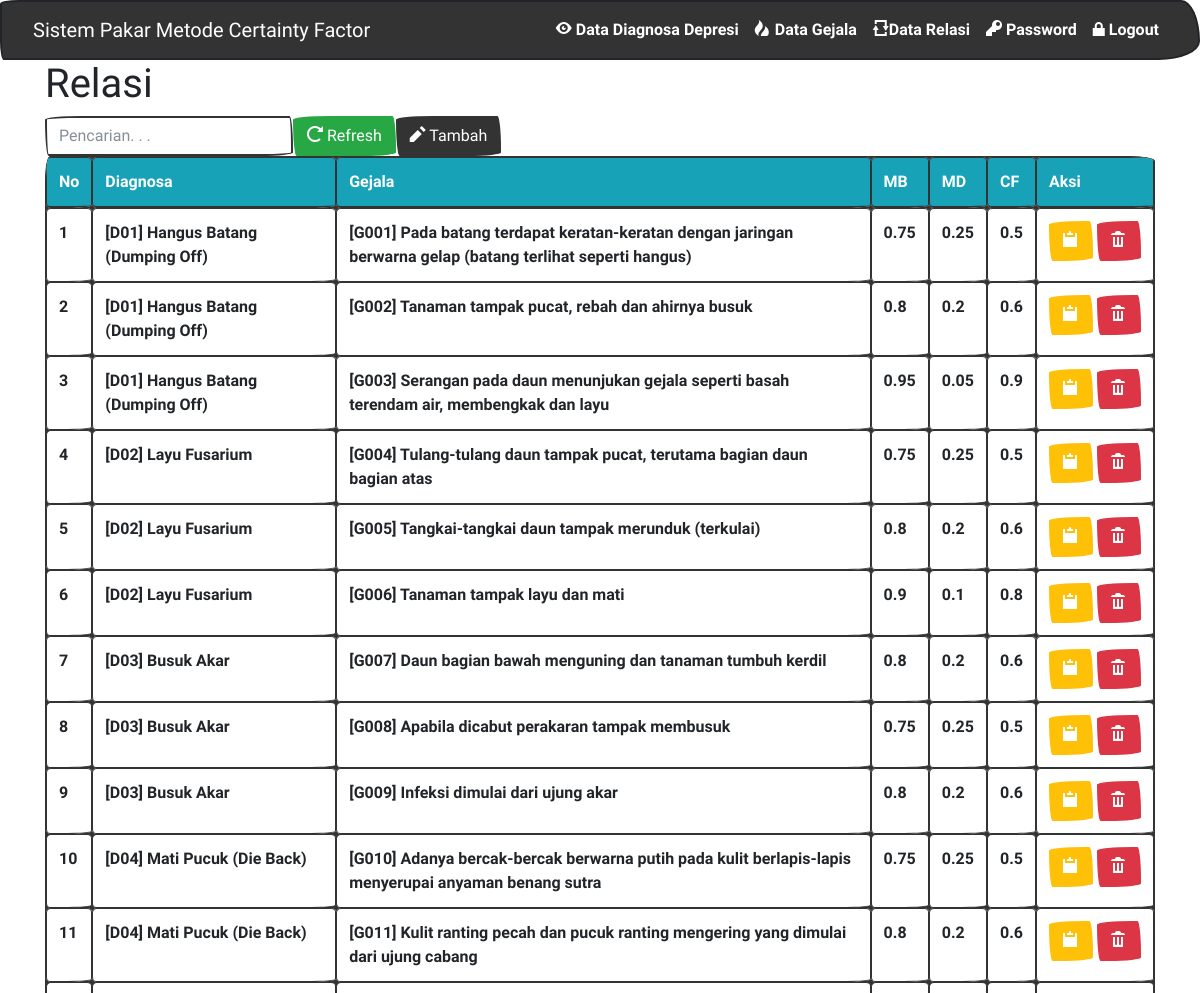
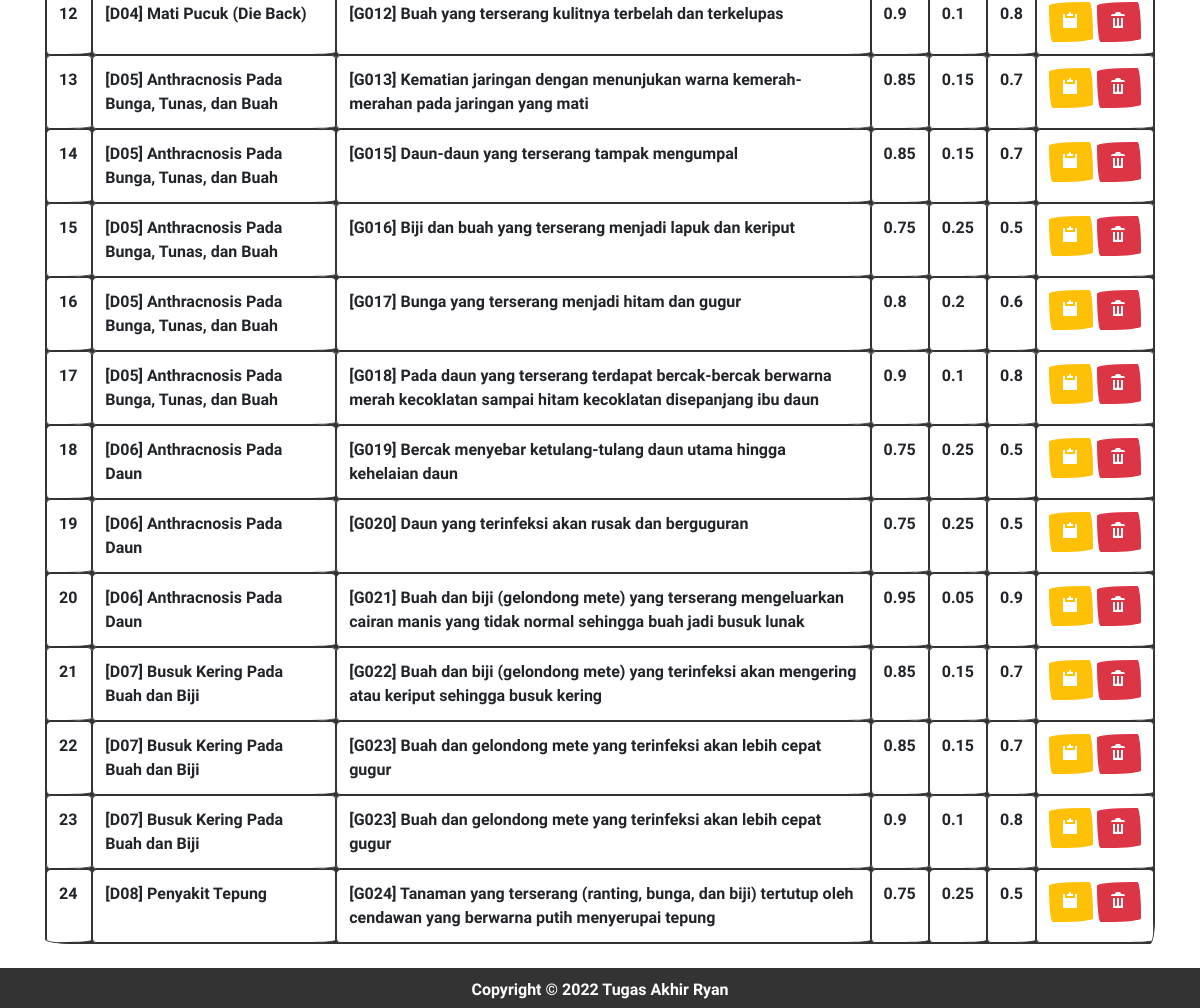
Page /index.php?m=relasi (signed in) on the committed database (2 pictures, top to bottom).
### tables this page shows
CREATE TABLE `tb_relasi` (
  `ID` int(11) NOT NULL AUTO_INCREMENT,
  `kode_diagnosa` varchar(16) NOT NULL,
  `kode_gejala` varchar(16) NOT NULL,
  `mb` double NOT NULL,
  `md` double NOT NULL,
  PRIMARY KEY (`ID`)
);

CREATE TABLE `tb_diagnosa` (
  `kode_diagnosa` varchar(16) NOT NULL,
  `nama_diagnosa` varchar(256) DEFAULT NULL,
  `keterangan` text,
  PRIMARY KEY (`kode_diagnosa`)
);

CREATE TABLE `tb_gejala` (
  `kode_gejala` varchar(8) NOT NULL,
  `nama_gejala` varchar(256) NOT NULL DEFAULT '',
  `keterangan` varchar(256) NOT NULL DEFAULT '',
  PRIMARY KEY (`kode_gejala`)
);

### config.php (called while the page is built)
<?php
$config["server"]='localhost';
$config["username"]='root';
$config["password"]='';
$config["database_name"]='sp_cf';

### includes/ez_sql_core.php (called while the page is built, shortened)
<?php
	class ezSQLcore
	{
		var $timers           = array();
		function get_host_port( $host, $default = false )
		{
			$port = $default;
			return array( $host, $port );
		}
		function flush()
		{
			$this->last_result = array();
		}
		function get_results($query=null, $output = OBJECT)
		{
			if ( $query )
			{
				$this->query($query);
			}
			if ( $output == OBJECT )
			{
				return $this->last_result;
			}
		}
		function timer_get_cur()
		{
			list($usec, $sec) = explode(" ",microtime());
			return ((float)$usec + (float)$sec);
		}
		function timer_start($timer_name)
		{
			$this->timers[$timer_name] = $this->timer_get_cur();
		}
		function timer_elapsed($timer_name)
		{
			return round($this->timer_get_cur() - $this->timers[$timer_name],2);
		}
	}

### functions.php (called while the page is built, shortened)
<?php
include'config.php';
include'includes/ez_sql_core.php';
include'includes/ez_sql_mysqli.php';
$db = new ezSQL_mysqli($config[username], $config[password], $config[database_name], $config[server]);
include'includes/general.php';

### includes/general.php (called while the page is built, shortened)
<?php
function esc_field($str){
    if (!get_magic_quotes_gpc())
        return addslashes($str);
    else
        return $str;
}

### includes/ez_sql_mysqli.php (called while the page is built, shortened)
<?php
	$ezsql_mysqli_str = array
	(
		1 => 'Require $dbuser and $dbpassword to connect to a database server',
		2 => 'Error establishing mySQLi database connection. Correct user/password? Correct hostname? Database server running?',
		3 => 'Require $dbname to select a database',
		4 => 'mySQLi database connection is not active',
		5 => 'Unexpected error while trying to select database'
	);
	class ezSQL_mysqli extends ezSQLcore
	{
		function ezSQL_mysqli($dbuser='', $dbpassword='', $dbname='', $dbhost='localhost', $encoding='')
		{
			$this->dbuser = $dbuser;
			$this->dbpassword = $dbpassword;
			$this->dbname = $dbname;
			$this->encoding = $encoding;
		}
		function connect($dbuser='', $dbpassword='', $dbhost='localhost', $dbport=false)
		{
			global $ezsql_mysqli_str; $return_val = false;
			if ( ! $dbuser )
			{
				$this->register_error($ezsql_mysqli_str[1].' in '.__FILE__.' on line '.__LINE__);
				$this->show_errors ? trigger_error($ezsql_mysqli_str[1],E_USER_WARNING) : null;
			}
			else
			{
				$this->dbh = new mysqli($dbhost,$dbuser,$dbpassword, '', $dbport);
				if( $this->dbh->connect_errno )
				{
					$this->register_error($ezsql_mysqli_str[2].' in '.__FILE__.' on line '.__LINE__);
					$this->show_errors ? trigger_error($ezsql_mysqli_str[2],E_USER_WARNING) : null;
				}
				else
				{
					$return_val = true;
				}
			}
			return $return_val;
		}
		function select($dbname='', $encoding='')
		{
			global $ezsql_mysqli_str; $return_val = false;
			if ( ! $dbname )
			{
				$this->register_error($ezsql_mysqli_str[3].' in '.__FILE__.' on line '.__LINE__);
				$this->show_errors ? trigger_error($ezsql_mysqli_str[3],E_USER_WARNING) : null;
			}
			else if ( ! $this->dbh )
			{
				$this->register_error($ezsql_mysqli_str[4].' in '.__FILE__.' on line '.__LINE__);
				$this->show_errors ? trigger_error($ezsql_mysqli_str[4],E_USER_WARNING) : null;
			}
			else if ( !@$this->dbh->select_db($dbname) )
			{
				if ( !$str = @$this->dbh->error)
					  $str = $ezsql_mysqli_str[5];
				$this->register_error($str.' in '.__FILE__.' on line '.__LINE__);
				$this->show_errors ? trigger_error($str,E_USER_WARNING) : null;
			}
			else
			{
				$return_val = true;
			}
			return $return_val;
		}
		function query($query)
		{
			$return_val = 0;
			$query = trim($query);
			$this->result = @$this->dbh->query($query);
			if ( preg_match("/^(insert|delete|update|replace|truncate|drop|create|alter|begin|commit|rollback|set|lock|unlock|call)/i",$query) )
			{
				$is_insert = true;
				$this->rows_affected = @$this->dbh->affected_rows;
				if ( preg_match("/^(insert|replace)\s+/i",$query) )
				{
					$this->insert_id = @$this->dbh->insert_id;
				}
				$return_val = $this->rows_affected;
			}
			else
			{
				$is_insert = false;
				$i=0;
				$num_rows=0;
				while ( $row = @$this->result->fetch_object() )
				{
					$num_rows++;
				}
				$this->num_rows = $num_rows;
				$return_val = $this->num_rows;
			}
			return $return_val;
		}
	}

### relasi.php (the view, shortened to what this page needs)
<div class="page-header">
    <h1>Relasi</h1>
</div>
<div class="panel panel-default">
<div class="panel-heading">
    <form class="form-inline">
        <div class="form-group">
            <input class="form-control" type="text" placeholder="Pencarian. . ." name="q" value="<?=$_GET['q']?>" />
        </div>
        <div class="form-group">
            <button class="btn btn-success"><span class="oi oi-reload"></span> Refresh</a>
        </div>
        <div class="form-group">
            <a class="btn btn-primary" href="?m=relasi_tambah"><span class="oi oi-pencil"></span> Tambah</a>
        </div>
    </form>
</div>
<table class="table table-bordered table-hover table-striped">
<thead class="table-info">
    <tr class="nw">
        <th>No</th>
        <th>Diagnosa</th>
        <th>Gejala</th>
        <th>MB</th>
        <th>MD</th>
        <th>CF</th>
        <th>Aksi</th>
    </tr>
</thead>
<?php
$q = esc_field($_GET['q']);
$rows = $db->get_results("SELECT r.ID, r.kode_gejala, d.kode_diagnosa, r.mb, r.md, g.nama_gejala, d.nama_diagnosa
    FROM tb_relasi r INNER JOIN tb_diagnosa d ON d.`kode_diagnosa`=r.`kode_diagnosa` INNER JOIN tb_gejala g ON g.`kode_gejala`=r.`kode_gejala`
    WHERE r.kode_gejala LIKE '%$q%'
        OR r.kode_diagnosa LIKE '%$q%'
        OR g.nama_gejala LIKE '%$q%'
        OR d.nama_diagnosa LIKE '%$q%'
    ORDER BY r.kode_diagnosa, r.kode_gejala");
$no=0;
foreach($rows as $row):?>
<tr>
    <td><?=++$no ?></td>
    <td>[<?=$row->kode_diagnosa . '] ' . $row->nama_diagnosa?></td>
    <td>[<?=$row->kode_gejala . '] ' . $row->nama_gejala?></td>
    <td><?=$row->mb?></td>
    <td><?=$row->md?></td>
    <td><?=$row->mb - $row->md?></td>
    <td class="nw">
        <a class="btn btn-xs btn-warning" href="?m=relasi_ubah&ID=<?=$row->ID?>"><span class="oi oi-clipboard"></span></a>
        <a class="btn btn-xs btn-danger" href="aksi.php?act=relasi_hapus&ID=<?=$row->ID?>" onclick="return confirm('Hapus data?')"><span class="oi oi-trash"></span></a>
    </td>
</tr>
<?php endforeach;
?>
</table>
</div>

### assets/css/general.css (style rules this page uses)
html { position: relative; min-height: 100%; }
body { margin-bottom: 70px; }
.nw { white-space: nowrap; }
.page-header { margin-top: 0; padding-bottom: 0; }
.page-header h1 { margin-top: 0; }

### rows in the picture
tb_relasi: kode_diagnosa.kode_diagnosa "D01", kode_diagnosa.nama_diagnosa "Hangus Batang (Dumping Off)", kode_gejala "G001", kode_gejala.nama_gejala "Pada batang terdapat keratan-keratan dengan jaringan berwarna gelap (batang terlihat seperti hangus)", mb "0.75", md "0.25", $row->mb - $row->md "0.5"
tb_relasi: kode_diagnosa.kode_diagnosa "D01", kode_diagnosa.nama_diagnosa "Hangus Batang (Dumping Off)", kode_gejala "G002", kode_gejala.nama_gejala "Tanaman tampak pucat, rebah dan ahirnya busuk", mb "0.8", md "0.2", $row->mb - $row->md "0.6"
tb_relasi: kode_diagnosa.kode_diagnosa "D01", kode_diagnosa.nama_diagnosa "Hangus Batang (Dumping Off)", kode_gejala "G003", kode_gejala.nama_gejala "Serangan pada daun menunjukan gejala seperti basah terendam air, membengkak dan layu", mb "0.95", md "0.05", $row->mb - $row->md "0.9"
tb_relasi: kode_diagnosa.kode_diagnosa "D02", kode_diagnosa.nama_diagnosa "Layu Fusarium", kode_gejala "G004", kode_gejala.nama_gejala "Tulang-tulang daun tampak pucat, terutama bagian daun bagian atas", mb "0.75", md "0.25", $row->mb - $row->md "0.5"
tb_relasi: kode_diagnosa.kode_diagnosa "D02", kode_diagnosa.nama_diagnosa "Layu Fusarium", kode_gejala "G005", kode_gejala.nama_gejala "Tangkai-tangkai daun tampak merunduk (terkulai)", mb "0.8", md "0.2", $row->mb - $row->md "0.6"
tb_relasi: kode_diagnosa.kode_diagnosa "D02", kode_diagnosa.nama_diagnosa "Layu Fusarium", kode_gejala "G006", kode_gejala.nama_gejala "Tanaman tampak layu dan mati", mb "0.9", md "0.1", $row->mb - $row->md "0.8"
tb_relasi: kode_diagnosa.kode_diagnosa "D03", kode_diagnosa.nama_diagnosa "Busuk Akar", kode_gejala "G007", kode_gejala.nama_gejala "Daun bagian bawah menguning dan tanaman tumbuh kerdil", mb "0.8", md "0.2", $row->mb - $row->md "0.6"
tb_relasi: kode_diagnosa.kode_diagnosa "D03", kode_diagnosa.nama_diagnosa "Busuk Akar", kode_gejala "G008", kode_gejala.nama_gejala "Apabila dicabut perakaran tampak membusuk", mb "0.75", md "0.25", $row->mb - $row->md "0.5"
tb_relasi: kode_diagnosa.kode_diagnosa "D03", kode_diagnosa.nama_diagnosa "Busuk Akar", kode_gejala "G009", kode_gejala.nama_gejala "Infeksi dimulai dari ujung akar", mb "0.8", md "0.2", $row->mb - $row->md "0.6"
tb_relasi: kode_diagnosa.kode_diagnosa "D04", kode_diagnosa.nama_diagnosa "Mati Pucuk (Die Back)", kode_gejala "G010", kode_gejala.nama_gejala "Adanya bercak-bercak berwarna putih pada kulit berlapis-lapis menyerupai anyaman benang sutra", mb "0.75", md "0.25", $row->mb - $row->md "0.5"
tb_relasi: kode_diagnosa.kode_diagnosa "D04", kode_diagnosa.nama_diagnosa "Mati Pucuk (Die Back)", kode_gejala "G011", kode_gejala.nama_gejala "Kulit ranting pecah dan pucuk ranting mengering yang dimulai dari ujung cabang", mb "0.8", md "0.2", $row->mb - $row->md "0.6"
tb_relasi: kode_diagnosa.kode_diagnosa "D04", kode_diagnosa.nama_diagnosa "Mati Pucuk (Die Back)", kode_gejala "G012", kode_gejala.nama_gejala "Buah yang terserang kulitnya terbelah dan terkelupas", mb "0.9", md "0.1", $row->mb - $row->md "0.8"
tb_relasi: kode_diagnosa.kode_diagnosa "D05", kode_diagnosa.nama_diagnosa "Anthracnosis Pada Bunga, Tunas, dan Buah", kode_gejala "G013", kode_gejala.nama_gejala "Kematian jaringan dengan menunjukan warna kemerah-merahan pada jaringan yang mati", mb "0.85", md "0.15", $row->mb - $row->md "0.7"
tb_relasi: kode_diagnosa.kode_diagnosa "D05", kode_diagnosa.nama_diagnosa "Anthracnosis Pada Bunga, Tunas, dan Buah", kode_gejala "G015", kode_gejala.nama_gejala "Daun-daun yang terserang tampak mengumpal", mb "0.85", md "0.15", $row->mb - $row->md "0.7"
tb_relasi: kode_diagnosa.kode_diagnosa "D05", kode_diagnosa.nama_diagnosa "Anthracnosis Pada Bunga, Tunas, dan Buah", kode_gejala "G016", kode_gejala.nama_gejala "Biji dan buah yang terserang menjadi lapuk dan keriput", mb "0.75", md "0.25", $row->mb - $row->md "0.5"
tb_relasi: kode_diagnosa.kode_diagnosa "D05", kode_diagnosa.nama_diagnosa "Anthracnosis Pada Bunga, Tunas, dan Buah", kode_gejala "G017", kode_gejala.nama_gejala "Bunga yang terserang menjadi hitam dan gugur", mb "0.8", md "0.2", $row->mb - $row->md "0.6"
tb_relasi: kode_diagnosa.kode_diagnosa "D05", kode_diagnosa.nama_diagnosa "Anthracnosis Pada Bunga, Tunas, dan Buah", kode_gejala "G018", kode_gejala.nama_gejala "Pada daun yang terserang terdapat bercak-bercak berwarna merah kecoklatan sampai hitam kecoklatan disepanjang ibu daun", mb "0.9", md "0.1", $row->mb - $row->md "0.8"
tb_relasi: kode_diagnosa.kode_diagnosa "D06", kode_diagnosa.nama_diagnosa "Anthracnosis Pada Daun", kode_gejala "G019", kode_gejala.nama_gejala "Bercak menyebar ketulang-tulang daun utama hingga kehelaian daun", mb "0.75", md "0.25", $row->mb - $row->md "0.5"
tb_relasi: kode_diagnosa.kode_diagnosa "D06", kode_diagnosa.nama_diagnosa "Anthracnosis Pada Daun", kode_gejala "G020", kode_gejala.nama_gejala "Daun yang terinfeksi akan rusak dan berguguran", mb "0.75", md "0.25", $row->mb - $row->md "0.5"
tb_relasi: kode_diagnosa.kode_diagnosa "D06", kode_diagnosa.nama_diagnosa "Anthracnosis Pada Daun", kode_gejala "G021", kode_gejala.nama_gejala "Buah dan biji (gelondong mete) yang terserang mengeluarkan cairan manis yang tidak normal sehingga buah jadi busuk lunak", mb "0.95", md "0.05", $row->mb - $row->md "0.9"
tb_relasi: kode_diagnosa.kode_diagnosa "D07", kode_diagnosa.nama_diagnosa "Busuk Kering Pada Buah dan Biji", kode_gejala "G022", kode_gejala.nama_gejala "Buah dan biji (gelondong mete) yang terinfeksi akan mengering atau keriput sehingga busuk kering", mb "0.85", md "0.15", $row->mb - $row->md "0.7"
tb_relasi: kode_diagnosa.kode_diagnosa "D07", kode_diagnosa.nama_diagnosa "Busuk Kering Pada Buah dan Biji", kode_gejala "G023", kode_gejala.nama_gejala "Buah dan gelondong mete yang terinfeksi akan lebih cepat gugur", mb "0.85", md "0.15", $row->mb - $row->md "0.7"
tb_relasi: kode_diagnosa.kode_diagnosa "D07", kode_diagnosa.nama_diagnosa "Busuk Kering Pada Buah dan Biji", kode_gejala "G023", kode_gejala.nama_gejala "Buah dan gelondong mete yang terinfeksi akan lebih cepat gugur", mb "0.9", md "0.1", $row->mb - $row->md "0.8"
tb_relasi: kode_diagnosa.kode_diagnosa "D08", kode_diagnosa.nama_diagnosa "Penyakit Tepung", kode_gejala "G024", kode_gejala.nama_gejala "Tanaman yang terserang (ranting, bunga, dan biji) tertutup oleh cendawan yang berwarna putih menyerupai tepung", mb "0.75", md "0.25", $row->mb - $row->md "0.5"
